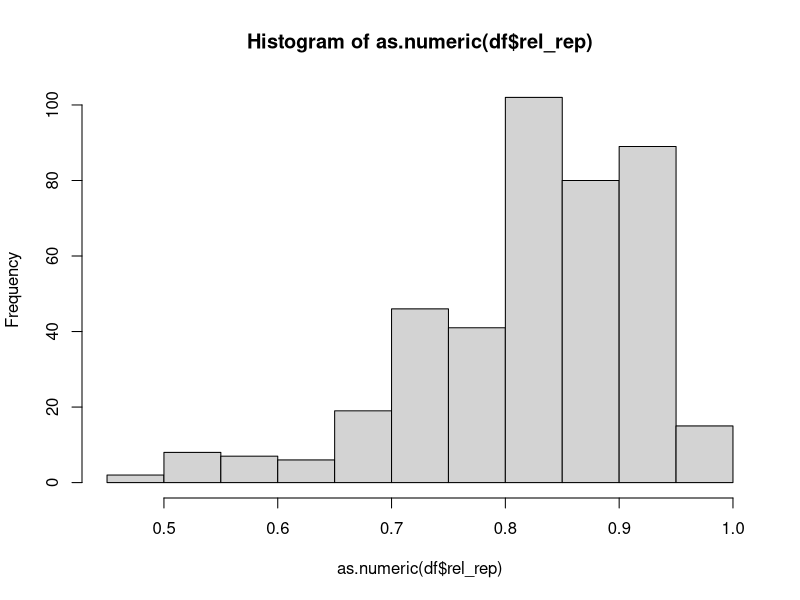
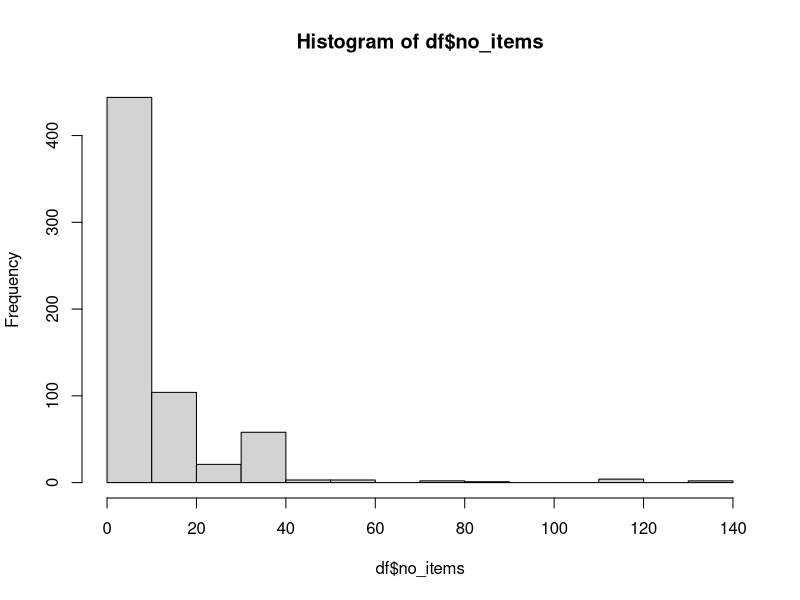

The R script that drew these images, in order: (Note: this script raises an error after producing the figures.)
### THE DIRE DISREGARD OF MEASUREMENT INVARIANCE TESTING ###
### This is code to select comparisons for which we will 
### attempt to perform measurement invariance checks in step 4

# Install and load packages/data ------------------------------------------
# Clear workspace
#rm(list=ls())

# `lavaan` to simulate factor model and run MI tests
#install.packages("lavaan")
library(lavaan)

# `readxl` to load the codebook
#install.packages("readxl")
library(readxl)

# `writexl` to write away final codebooks
#install.packages("writexl")
library(writexl)

# `dplyr` to use pipe operator in functions
#install.packages("dplyr")
library(dplyr)

# Load data from main study
# Load data step 1
df <- read_excel("../data/codebook-main-step1.xlsx")

# Load data step2+3 to check overlap in IDs
df.checked <- read_excel("../data/codebook-main-step2step3-sample-without-results.xlsx")

# Functions ---------------------------------------------------------------
# Function to check how many groups are compared for each study
assign.groups <- function(x) {
  if(is.na(x['n3_rep'])) {
    no_group <- 2
  } else if(is.na(x['n4_rep'])) {
    no_group <- 3
  } else if(is.na(x['n5_rep'])) {
    no_group <- 4 
  } else {
    no_group <- 5
  }
  return(no_group)
}

# Count total number of articles per journal
count.articles <- function(df) {
  a <- length(unique(df$article_id_recoded))
  b <- length(unique(df[df$journal_id == 0,]$article_id_recoded))
  c <- length(unique(df[df$journal_id == 1,]$article_id_recoded))
  return(c("total"=a, "plos"=b, "ps"=c))
}

# Count total number of studies per journal
count.studies <- function(df) {
  
  df.temp <- df %>%
    distinct(article_id, study_recoded, journal_id) %>%
    group_by(article_id, journal_id) %>%
    summarise("studies" = n(), .groups = "keep")
  
  a <- sum(df.temp$studies)
  b <- sum(df.temp[df.temp$journal_id == 0,]$studies)
  c <- sum(df.temp[df.temp$journal_id == 1,]$studies)
  return(c("total"=a, "plos"=b, "ps"=c))
}

# Simulation --------------------------------------------------------------
# Check distribution of reliabilities of all studies: 0.83
df$rel_rep <- as.numeric(df$rel_rep)
hist(as.numeric(df$rel_rep))
mean(df$rel_rep, na.rm=T) 

# Check distribution of number of items of all studies in codebook-main-step1.xlsx
df$no_items <- as.numeric(df$no_items)
hist(df$no_items)

# Remove studies that checked for MI
df$mitest_rep <- as.numeric(df$mitest_rep)
df.notchecked <- subset(df,mitest_rep == 0)

# Check if all rows are comparisons on reflective scale
nrow(df.notchecked) + nrow(df.checked) == sum(df$reflective == 1, na.rm = TRUE)

# Count articles and comparisons per journal
# Total: 91 articles
# PLOS: 46 articles
# PS: 45 articles
count.articles(df.notchecked) 
nrow(df.notchecked)
# Comparisons: 890
# 608 comparisons in PLOS
# 282 comparisons in PS
nrow(df.notchecked[df.notchecked$journal_id == 0,]) 
nrow(df.notchecked[df.notchecked$journal_id == 1,]) 

# Select only studies that report reliability and number of items and sample size
dfs <- df.notchecked[!is.na(df.notchecked$rel_rep) & df.notchecked$no_items != "NA" & !is.na(df.notchecked$no_items),]
# select only studies that report either total or group sample size
dfs <- dfs[dfs$n_rep != "NA" | dfs$n1_rep != "NA" | dfs$n2_rep != "NA" | dfs$n3_rep != "NA" | dfs$n4_rep != "NA" | dfs$n5_rep != "NA",]
# Remove empty rows from df
dfs <- dfs[!apply(is.na(dfs) | dfs == "", 1, all),]
# Total: 37 articles
# PLOS: 11 articles
# PS: 26 articles
count.articles(dfs)
# Total: 69 studies
# PLOS: 12 studiess
# PS: 57 studies
count.studies(dfs)  
# 335 comparisons total
# 158 comparisons PLOS
# 177 comparisons PS
nrow(dfs) 
nrow(dfs[dfs$journal_id==0,]) 
nrow(dfs[dfs$journal_id==1,]) 

# Number of articles, studies, comparisons that did not report number of items, reliability, or sample size
# Select only studies that report reliability and number of items and sample size
dfs.n <- df.notchecked[is.na(df.notchecked$rel_rep) | df.notchecked$no_items == "NA" | is.na(df.notchecked$no_items) | df.notchecked$n_rep == "NA" | is.na(df.notchecked$n_rep),]
# Total: 54 articles
# 35 articles PLOS
# 19 articles PS
count.articles(df.notchecked) - count.articles(dfs)
# 555 comparisons total
# 450 comparisons PLOS
# 105 comparisons PS
nrow(dfs.n) 
nrow(dfs.n[dfs.n$journal_id==0,]) 
nrow(dfs.n[dfs.n$journal_id==1,]) 

# If some studies have sample sizes for groups but not the total one, we will assign n_rep = sum of all the group sample sizes

# Calculate inter item correlation for all studies
#dfs$iic <- -(dfs$rel_rep / (dfs$no_items * dfs$rel_rep - dfs$rel_rep - dfs$no_items)) # alternative formulation
dfs$iic <- dfs$rel_rep / (dfs$no_items - dfs$rel_rep * (dfs$no_items - 1))
dfs <- as.data.frame(dfs)

# How many groups are compared for each row?
dfs$no_group <- apply(dfs,1,assign.groups)

# One study (row_id 1452 and 1454) has 10 groups, which our codebook doesn't accommodate:
dfs[dfs$row_id == 1452,]$no_group <- 10
dfs[dfs$row_id == 1454,]$no_group <- 10

# Choose intercept bias
int_bias <- 0.5

# Simulate factor model and check power to detect measurement non-invariance in the intercepts
for (i in 1:nrow(dfs)) {
  
  # Simulate one-factor model with specific parameter values
  k <- dfs$no_group[i]
  
  # Extract sample size for each level of k groups
  if (k == 2) {
    
    nobs <- as.numeric(c(dfs$n1_rep[i],dfs$n2_rep[i]))
    
  } else if (k == 3) {
    
    nobs <- as.numeric(c(dfs$n1_rep[i],dfs$n2_rep[i],dfs$n3_rep[i]))
    
  } else if (k == 4) {
    
    nobs <- as.numeric(c(dfs$n1_rep[i],dfs$n2_rep[i],dfs$n3_rep[i],dfs$n4_rep[i]))
    
  } else if (k == 5) {
    
    nobs <- as.numeric(c(dfs$n1_rep[i],dfs$n2_rep[i],dfs$n3_rep[i],dfs$n4_rep[i],dfs$n5_rep[i]))
    
  } else {
    
    # The comparisons with 10 groups do not have group sample sizes, so we make an empty variable "nobs"
    nobs <- NA
    
  }
  
  # If no group sample sizes reported, take the total sample size and divide it by the number of groups
  if (is.na(nobs[1])) {
    
    nobs <- round(rep(as.numeric(dfs$n_rep[i])/k,k))
    
    }
  
  # Number of items
  q <- dfs$no_items[i]
  
  # Factor loadings (square root of the inter-item correlation)
  lambdas <- rep(sqrt(dfs$iic[i]),q)
  lambda <- matrix(c(lambdas), nrow = q, ncol = 1) 
  
  # Error variances (1 - lambda^2)
  errorvar <- 1 - lambdas[1:q] * lambdas[1:q]  
  theta <- matrix(0,nrow=q,ncol=q)
  diag(theta) <- errorvar
  
  # Latent variance
  phi <- 1 
  
  # Assign values to item intercepts 
  # (50% of groups gets intercept difference of 0.5 in all items for now)
  if (k == 2) { nu <- c(0, int_bias) }
    else if (k == 3) { nu <- c(0, 0, int_bias) }
    else if (k == 4) { nu <- c(0, 0, int_bias, int_bias) }
    else if (k == 5) { nu <- c(0, 0, 0, int_bias, int_bias) } 
    else if (k == 10) { nu <- c(0,0,0,0,0,int_bias,int_bias,int_bias,int_bias,int_bias) }
  
  # Latent mean estimate
  alpha <- rep(0,k)
  
  # Column names for covariance matrices and mean vectors (needed to estimate in lavaan)
  colnms <- NA
  for(z in 1:q){
    colnms[z] <- paste0('V', z)
  }
  
  # Construct covariance matrices and mean vectors for each level of k
  if (k == 2) {
    
    mu.pop.1 <- nu[1] + lambda %*% alpha[1]									                   
    mu.pop.2 <- nu[2] + lambda %*% alpha[2]
    mu.pop <- list(mu.pop.1,mu.pop.2)
    
    sigma.pop.1 <- lambda %*% phi %*% t(lambda) + theta
    colnames(sigma.pop.1) <- colnms
    sigma.pop <- list(sigma.pop.1,sigma.pop.1)
    
    
  } else if (k == 3) {
    
    mu.pop.1 <- nu[1] + lambda %*% alpha[1]									                   									                   
    mu.pop.2 <- nu[2] + lambda %*% alpha[2]
    mu.pop.3 <- nu[3] + lambda %*% alpha[3]
    mu.pop <- list(mu.pop.1,mu.pop.2,mu.pop.3)
    
    sigma.pop.1 <- lambda %*% phi %*% t(lambda) + theta
    colnames(sigma.pop.1) <- colnms
    sigma.pop <- list(sigma.pop.1,sigma.pop.1,sigma.pop.1)
    
  } else if (k == 4) {
    
    mu.pop.1 <- nu[1] + lambda %*% alpha[1]									                   
    mu.pop.2 <- nu[2] + lambda %*% alpha[2]
    mu.pop.3 <- nu[3] + lambda %*% alpha[3]
    mu.pop.4 <- nu[4] + lambda %*% alpha[4]
    mu.pop <- list(mu.pop.1,mu.pop.2,mu.pop.3,mu.pop.4)
    
    sigma.pop.1 <- lambda %*% phi %*% t(lambda) + theta
    colnames(sigma.pop.1) <- colnms
    sigma.pop <- list(sigma.pop.1,sigma.pop.1,sigma.pop.1,sigma.pop.1)
    
  } else if (k == 5) {
    
    mu.pop.1 <- nu[1] + lambda %*% alpha[1]									                   
    mu.pop.2 <- nu[2] + lambda %*% alpha[2]
    mu.pop.3 <- nu[3] + lambda %*% alpha[3]
    mu.pop.4 <- nu[4] + lambda %*% alpha[4]
    mu.pop.5 <- nu[5] + lambda %*% alpha[5]
    mu.pop <- list(mu.pop.1,mu.pop.2,mu.pop.3,mu.pop.4,mu.pop.5)
    
    sigma.pop.1 <- lambda %*% phi %*% t(lambda) + theta
    colnames(sigma.pop.1) <- colnms
    sigma.pop <- list(sigma.pop.1,sigma.pop.1,sigma.pop.1,sigma.pop.1,sigma.pop.1)
    
  } else if (k == 10) {
    
    mu.pop.1 <- nu[1] + lambda %*% alpha[1]									                   
    mu.pop.2 <- nu[2] + lambda %*% alpha[2]
    mu.pop.3 <- nu[3] + lambda %*% alpha[3]
    mu.pop.4 <- nu[4] + lambda %*% alpha[4]
    mu.pop.5 <- nu[5] + lambda %*% alpha[5]
    mu.pop.6 <- nu[6] + lambda %*% alpha[6]
    mu.pop.7 <- nu[7] + lambda %*% alpha[7]
    mu.pop.8 <- nu[8] + lambda %*% alpha[8]
    mu.pop.9 <- nu[9] + lambda %*% alpha[9]
    mu.pop.10 <- nu[10] + lambda %*% alpha[10]
    mu.pop <- list(mu.pop.1,mu.pop.2,mu.pop.3,mu.pop.4,mu.pop.5,mu.pop.6,mu.pop.7,mu.pop.8,mu.pop.9,mu.pop.10)
    
    sigma.pop.1 <- lambda %*% phi %*% t(lambda) + theta
    colnames(sigma.pop.1) <- colnms
    sigma.pop <- list(sigma.pop.1,sigma.pop.1,sigma.pop.1,sigma.pop.1,sigma.pop.1,sigma.pop.1,sigma.pop.1,sigma.pop.1,sigma.pop.1,sigma.pop.1)
    
  }
  
  # We assigned bias in all indicators for 50% of the groups, but we only need bias in 1/3 of those indicators
  # Here we assign an intercept of 0 (no bias) to 2/3 of the indicators that were 0.50. 
  for(x in 2:k){
    mu.pop[[x]][((round(q/3))+1):q] <- 0
  }
  
  # Construct model syntax for lavaan to analyze
  mods.metric <- mods.scalar <- NA

  for(l in 1:q){
    mods.metric[l] <- c(paste0("F1 =~", 'V', l))
    mods.scalar[l] <- c(paste0("F1 =~", 'V', l))
    
  }

  mods.metric[q+1] <- paste0("F1~ c(", paste0(rep(0,k), sep= "",collapse = ","), ")*1")
  mods.scalar[q+1] <- paste0("F1~ c(0,", paste0(rep(NA,k-1), sep= "",collapse = ","), ")*1")

  # Fit metric (loadings equal across groups) and scalar invariance (loadings and intercepts equal across groups) models
  mod.metric <- cfa(mods.metric, sample.cov = sigma.pop, sample.mean = mu.pop, sample.nobs = nobs, std.lv=T, group.equal = c("loadings"))
  mod.scalar <- cfa(mods.scalar, sample.cov = sigma.pop, sample.mean = mu.pop, sample.nobs = nobs, std.lv=T, group.equal = c("loadings","intercepts"))
  
  # Likelihood ratio test of metric and scalar models
  mod <- anova(mod.metric,mod.scalar)

  # Extract chisquare difference between the two models as NCP + extract degrees of freedom
  ncp <- mod$`Chisq diff`[2]
  dof <- mod$`Df`[2] - mod$`Df`[1]
  
  # Power estimate given degrees of freedom and NCP
  # indicates power to detect intercept non-invariance in 1/3 of the indicators for 1/2 of the groups
  power.cfa.th <- 1 - pchisq(qchisq(.95, df = dof), df = dof, ncp = ncp) 
  dfs$powerncp[i] <- as.numeric(power.cfa.th)

  # Print progress
  print(i)
}

# Select only those studies that have a power to detect non-invariance of > 0.80
df.select <- dfs[dfs$powerncp >= 0.80,1:43]
nrow(df.select)

# Number of comparisons dropout
# 2 articles (1 PLOS, 1 PS)
# 34 studies (2 PLOS, 32 PS)
df.dropout <- dfs[!dfs$powerncp >= 0.80,1:43] 
count.articles(dfs) - count.articles(df.select)
count.studies(dfs) - count.articles(df.select)
# 13 comparisons (7 for PLOS, 6 for PS)
nrow(df.dropout)
nrow(df.dropout[df.dropout$journal_id==0,]) 
nrow(df.dropout[df.dropout$journal_id==1,]) 

### Number of comparisons to include in step 4
# Total: 35 articles, 66 studies
# PLOS: 10 articles, 11 studies
# PS: 25 articles, 55 studies
count.articles(df.select)
count.studies(df.select)
# Total comparisons
# 322
nrow(df.select)
# PS comparisons (PLOS = 0, PS = 1)
# 171 
sum(df.select$journal_id)
# PLOS comparisons (PLOS = 0, PS = 1)
# 151 
nrow(df.select) - sum(df.select$journal_id)

# Are the colnames for the selected studies and the ones reporting on MI the same?
df.select <- df.select[,1:length(colnames(df.select))-1]
colnames(df.select) == colnames(df.checked)

# Multiple ids in both dataframes?
sum(unique(df.checked$row_id) %in% unique(df.select$row_id))
sum(unique(df.select$row_id) %in% unique(df.checked$row_id))

# Save final dataset of studies that we will attempt to reproduce
write_xlsx(df.select, "data/codebook-main-step4-sample-without-results.xlsx")
